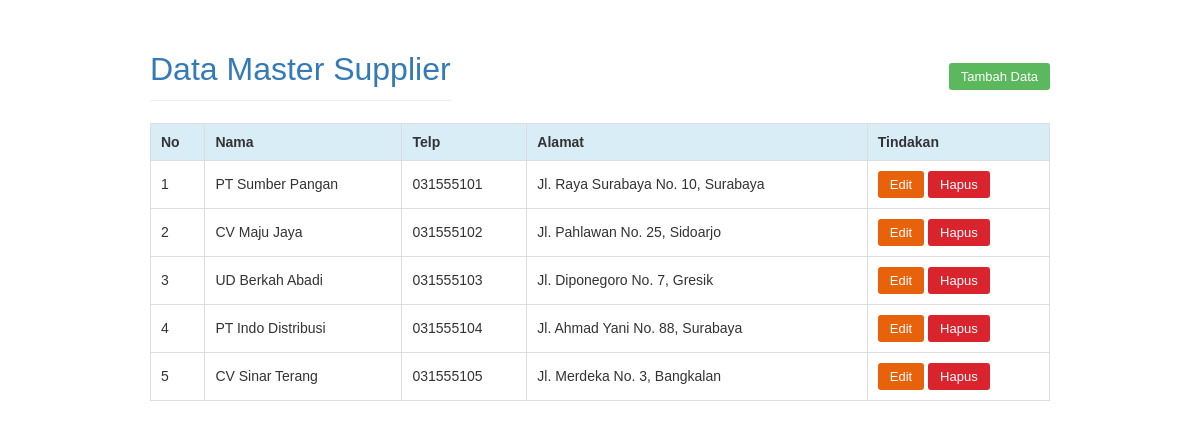
The page /Modul-5/25-113_Abdul_Rahman_Malik/1.php on the database its author committed.
### tables this page shows
CREATE TABLE supplier (
  id     INT AUTO_INCREMENT PRIMARY KEY,
  nama   VARCHAR(100) NOT NULL,
  telp   VARCHAR(12),
  alamat TEXT
);

### Modul-5/25-113_Abdul_Rahman_Malik/1.php (the view, shortened to what this page needs)
<?php include "koneksi.php"; ?>
<!DOCTYPE html>
<html>
<head>
</head>
<body>
<div class="atas">
  <h1>Data Master Supplier</h1>
  <a href="2.php" class="btn hijau">Tambah Data</a>
</div>
<table>
  <tr>
    <th>No</th><th>Nama</th><th>Telp</th><th>Alamat</th><th>Tindakan</th>
  </tr>
  <?php
  $result = mysqli_query($conn, "SELECT * FROM supplier");
  $no = 1;
  while ($row = mysqli_fetch_assoc($result)) {
  ?>
    <tr>
      <td><?= $no++ ?></td>
      <td><?= htmlspecialchars($row['nama']) ?></td>
      <td><?= htmlspecialchars($row['telp']) ?></td>
      <td><?= htmlspecialchars($row['alamat']) ?></td>
      <td>
        <a href="3.php?id=<?= $row['id'] ?>" class="btn oranye">Edit</a>
        <a href="4.php?id=<?= $row['id'] ?>" class="btn merah"
           onclick="return confirm('Anda yakin akan menghapus supplier ini?')">Hapus</a>
      </td>
    </tr>
  <?php } ?>
</table>
</body>
</html>

### Modul-5/25-113_Abdul_Rahman_Malik/1.php (style rules this page uses)
body { font-family: Arial, sans-serif; margin: 30px auto; width: 90%; max-width: 900px; color: #333; }
h1 { color: #337ab7; font-weight: normal; border-bottom: 1px solid #eee; padding-bottom: 12px; }
table { width: 100%; border-collapse: collapse; font-size: 14px; }
th { background: #d9edf7; text-align: left; }
th, td { padding: 10px; border: 1px solid #ddd; }
.btn { display: inline-block; padding: 6px 12px; color: #fff; border: 0; border-radius: 3px; text-decoration: none; font-size: 13px; cursor: pointer; }
.hijau { background: #5cb85c; }
.oranye { background: #e8620c; }
.merah { background: #d9232d; }
.atas { display: flex; justify-content: space-between; align-items: center; }

### rows shown on the page
supplier: nama "PT Sumber Pangan", telp "031555101", alamat "Jl. Raya Surabaya No. 10, Surabaya"
supplier: nama "CV Maju Jaya", telp "031555102", alamat "Jl. Pahlawan No. 25, Sidoarjo"
supplier: nama "UD Berkah Abadi", telp "031555103", alamat "Jl. Diponegoro No. 7, Gresik"
supplier: nama "PT Indo Distribusi", telp "031555104", alamat "Jl. Ahmad Yani No. 88, Surabaya"
supplier: nama "CV Sinar Terang", telp "031555105", alamat "Jl. Merdeka No. 3, Bangkalan"
